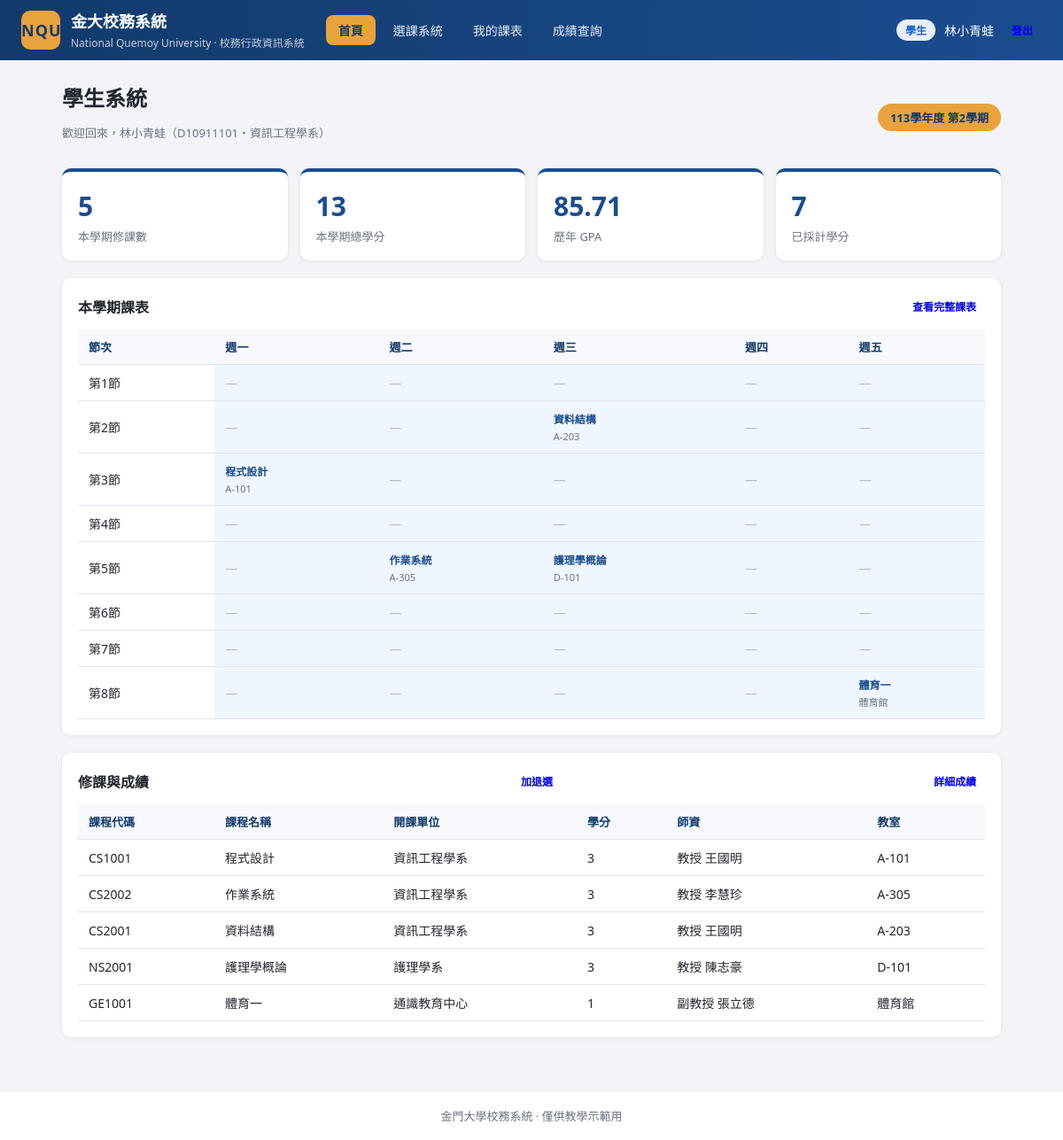
The app's page /student (signed in) with its own data.
### tables this page shows
CREATE TABLE users (
        user_id    TEXT PRIMARY KEY,
        password   TEXT NOT NULL,
        name       TEXT NOT NULL,
        role       TEXT NOT NULL CHECK (role IN ('student','teacher','admin')),
        department TEXT
    );

CREATE TABLE courses (
        course_id  TEXT PRIMARY KEY,
        name       TEXT NOT NULL,
        department TEXT,
        credits    INTEGER DEFAULT 0,
        capacity   INTEGER DEFAULT 60,
        teacher_id TEXT,
        weekday    INTEGER DEFAULT 1,
        period     INTEGER DEFAULT 1,
        location   TEXT,
        UNIQUE (course_id, teacher_id),
        FOREIGN KEY (teacher_id) REFERENCES users(user_id)
    );

CREATE TABLE enrollments (
        id         INTEGER PRIMARY KEY AUTOINCREMENT,
        student_id TEXT,
        course_id  TEXT,
        semester   TEXT,
        grade      REAL,
        UNIQUE (student_id, course_id, semester),
        FOREIGN KEY (student_id) REFERENCES users(user_id),
        FOREIGN KEY (course_id)  REFERENCES courses(course_id)
    );

### app.py (the view)
@app.route("/student")
@role_required("student")
def student_home():
    db = get_db()
    uid = session["user_id"]
    enrolled = db.execute(
        """SELECT c.*, u.name AS teacher_name, e.grade, e.semester FROM enrollments e
           JOIN courses c ON c.course_id = e.course_id
           JOIN users u ON u.user_id = c.teacher_id
           WHERE e.student_id = ? AND e.semester = ?
           ORDER BY c.weekday, c.period""",
        (uid, SEMESTER),
    ).fetchall()
    total_credits = sum(c["credits"] for c in enrolled)
    gpa_report = compute_gpa(db, uid)
    return render_template(
        "student/home.html",
        user=user_of(db, uid),
        enrolled=enrolled,
        total_credits=total_credits,
        gpa_report=gpa_report,
        semester=SEMESTER,
        weekday_names=WEEKDAYS,
    )

### app.py (called while the page is built)
def get_db():
    if "db" not in g:
        g.db = sqlite3.connect(DB_PATH)
        g.db.row_factory = sqlite3.Row
        g.db.execute("PRAGMA foreign_keys = ON")
    return g.db

def role_required(*roles):
    def decorator(f):
        @wraps(f)
        def wrapper(*args, **kwargs):
            if "user_id" not in session:
                flash("請先登入", "warning")
                return redirect(url_for("login"))
            if session.get("role") not in roles:
                flash("沒有權限存取此頁面", "error")
                return redirect(url_for("index"))
            return f(*args, **kwargs)
        return wrapper
    return decorator

def user_of(db, uid):
    return db.execute("SELECT * FROM users WHERE user_id = ?", (uid,)).fetchone()

def compute_gpa(db, uid):
    rows = db.execute(
        """SELECT e.grade, c.credits FROM enrollments e
           JOIN courses c ON c.course_id = e.course_id
           WHERE e.student_id = ? AND e.grade IS NOT NULL""",
        (uid,),
    ).fetchall()
    if not rows:
        return {"gpa": 0.0, "count": 0}
    total = 0
    count = 0
    for r in rows:
        total += r["grade"] * r["credits"]
        count += r["credits"]
    return {"gpa": round(total / count, 2), "count": count}

### templates/student/home.html (shortened to what this page needs)
{% extends "base.html" %}
{% block content %}
<div class="page-head">
  <div>
    <h2>學生系統</h2>
    <p class="muted">歡迎回來，{{ user.name }}（{{ user.user_id }}・{{ user.department }}）</p>
  </div>
  <span class="semester-tag">{{ semester }}</span>
</div>
<div class="cards-grid">
  <div class="stat-card">
    <div class="stat-num">{{ enrolled|length }}</div>
    <div class="stat-label">本學期修課數</div>
  </div>
  <div class="stat-card">
    <div class="stat-num">{{ total_credits }}</div>
    <div class="stat-label">本學期總學分</div>
  </div>
  <div class="stat-card">
    <div class="stat-num">{{ gpa_report.gpa if gpa_report.count else '—' }}</div>
    <div class="stat-label">歷年 GPA</div>
  </div>
  <div class="stat-card">
    <div class="stat-num">{{ gpa_report.count }}</div>
    <div class="stat-label">已採計學分</div>
  </div>
</div>
<div class="card">
  <div class="card-head">
    <h3>本學期課表</h3>
    <a href="{{ url_for('student_schedule') }}" class="btn btn-sm">查看完整課表</a>
  </div>
  <table class="table schedule-mini">
    <thead><tr><th>節次</th>
      {% for i in range(1,6) %}<th>週{{ weekday_names[i] }}</th>{% endfor %}
    </tr></thead>
    <tbody>
    {% for period in range(1, 9) %}
      <tr>
        <td class="period-cell">第{{ period }}節</td>
        {% for day in range(1, 6) %}
          {% set found = [] %}
          {% for c in enrolled %}
            {% if c.weekday == day and c.period == period %}{% set _ = found.append(c) %}{% endif %}
          {% endfor %}
          <td class="sched-cell">
            {% if found %}
              <strong>{{ found[0].name }}</strong><br>
              <small>{{ found[0].location }}</small>
            {% else %}<span class="empty">—</span>{% endif %}
          </td>
        {% endfor %}
      </tr>
    {% endfor %}
    </tbody>
  </table>
</div>
<div class="card">
  <div class="card-head">
    <h3>修課與成績</h3>
    <a href="{{ url_for('student_courses') }}" class="btn btn-sm">加退選</a>
    <a href="{{ url_for('student_grades') }}" class="btn btn-sm">詳細成績</a>
  </div>
  <table class="table">
    <thead><tr><th>課程代碼</th><th>課程名稱</th><th>開課單位</th><th>學分</th><th>師資</th><th>教室</th></tr></thead>
    <tbody>
    {% for c in enrolled %}
      <tr>
        <td>{{ c.course_id }}</td>
        <td>{{ c.name }}</td>
        <td>{{ c.department }}</td>
        <td>{{ c.credits }}</td>
        <td>{{ c.teacher_name }}</td>
        <td>{{ c.location }}</td>
      </tr>
    {% else %}
      <tr><td colspan="6" class="empty">本學期尚未選課</td></tr>
    {% endfor %}
    </tbody>
  </table>
</div>
{% endblock %}

### templates/base.html (shortened to what this page needs)
<!DOCTYPE html>
<html lang="zh-Hant">
<head>
  <link rel="stylesheet" href="{{ url_for('static', filename='css/style.css') }}">
</head>
<body>
{% if session.get('user_id') %}
<header class="topbar">
  <div class="brand">
    <span class="logo">NQU</span>
    <div>
      <h1>金大校務系統</h1>
      <small>National Quemoy University · 校務行政資訊系統</small>
    </div>
  </div>
  <nav class="main-nav">
    {% set role = session.get('role') %}
    {% if role == 'student' %}
      <a href="{{ url_for('student_home') }}" class="{{ 'active' if request.path == '/student' }}">首頁</a>
      <a href="{{ url_for('student_courses') }}" class="{{ 'active' if request.path.startswith('/student/courses') }}">選課系統</a>
      <a href="{{ url_for('student_schedule') }}" class="{{ 'active' if request.path == '/student/schedule' }}">我的課表</a>
      <a href="{{ url_for('student_grades') }}" class="{{ 'active' if request.path == '/student/grades' }}">成績查詢</a>
    {% elif role == 'teacher' %}
      <a href="{{ url_for('teacher_home') }}" class="{{ 'active' if request.path == '/teacher' }}">我的課程</a>
    {% endif %}
  </nav>
  <div class="user-box">
    <span class="role-tag role-{{ role }}">{{ {'student':'學生','teacher':'教師','admin':'行政'}[role] }}</span>
    <span>{{ session.get('name') }}</span>
    <a class="btn btn-sm" href="{{ url_for('logout') }}">登出</a>
  </div>
</header>
{% endif %}
<main class="container">
  {% block content %}{% endblock %}
</main>
<footer class="footer">
  金門大學校務系統 · 僅供教學示範用
</footer>
</body>
</html>

### static/css/style.css (style rules this page uses)
:root { --primary: #1a4d8f; --primary-dark: #123a6b; --accent: #e8a33d; --danger: #d64545; --ok: #2e9e5b; --bg: #f2f4f8; --panel: #ffffff; --text: #22262e; --muted: #6b7280; --border: #e1e5ec; --radius: 10px; --shadow: 0 1px 4px rgba(17, 24, 39, 0.08); }
* { box-sizing: border-box; }
body { margin: 0; font-family: "Segoe UI", "Microsoft JhengHei", "PingFang TC", sans-serif; background: var(--bg); color: var(--text); min-height: 100vh; display: flex; flex-direction: column; }
.topbar { background: linear-gradient(90deg, var(--primary-dark), var(--primary)); color: #fff; display: flex; align-items: center; gap: 24px; padding: 10px 24px; flex-wrap: wrap; }
.topbar .brand { display: flex; align-items: center; gap: 12px; }
.topbar .logo { width: 44px; height: 44px; background: var(--accent); color: var(--primary-dark); font-weight: 800; border-radius: 10px; display: grid; place-items: center; font-size: 18px; letter-spacing: 1px; }
.topbar h1 { font-size: 18px; margin: 0; }
.topbar small { opacity: 0.75; font-size: 12px; }
.main-nav { display: flex; gap: 6px; flex-wrap: wrap; }
.main-nav a { color: #e6edf7; text-decoration: none; padding: 7px 14px; border-radius: 8px; font-size: 14px; }
.main-nav a.active { background: var(--accent); color: var(--primary-dark); font-weight: 600; }
.user-box { margin-left: auto; display: flex; align-items: center; gap: 10px; font-size: 14px; }
.container { width: 100%; max-width: 1100px; margin: 24px auto 40px; padding: 0 20px; flex: 1; }
.footer { text-align: center; padding: 18px; color: var(--muted); font-size: 13px; border-top: 1px solid var(--border); background: #fff; }
.page-head { display: flex; justify-content: space-between; align-items: center; margin-bottom: 18px; flex-wrap: wrap; gap: 10px; }
.page-head h2 { margin: 0 0 4px; }
.muted { color: var(--muted); font-size: 13px; }
.semester-tag { background: var(--accent); color: var(--primary-dark); font-weight: 600; padding: 6px 14px; border-radius: 999px; font-size: 13px; }
.cards-grid { display: grid; grid-template-columns: repeat(auto-fit, minmax(180px, 1fr)); gap: 14px; margin-bottom: 20px; }
.stat-card { background: var(--panel); border-radius: var(--radius); box-shadow: var(--shadow); padding: 18px; border-top: 4px solid var(--primary); }
.stat-card .stat-num { font-size: 30px; font-weight: 800; color: var(--primary); }
.stat-card .stat-label { color: var(--muted); font-size: 13px; margin-top: 4px; }
.card { background: var(--panel); border-radius: var(--radius); box-shadow: var(--shadow); padding: 18px; margin-bottom: 20px; }
.card-head { display: flex; justify-content: space-between; align-items: center; margin-bottom: 12px; flex-wrap: wrap; gap: 8px; }
.card-head h3 { margin: 0; font-size: 16px; }
.table { width: 100%; border-collapse: collapse; font-size: 14px; }
.table th, .table td { padding: 10px 12px; text-align: left; border-bottom: 1px solid var(--border); vertical-align: middle; }
.table thead th { background: #f7f9fc; color: var(--primary-dark); font-size: 13px; white-space: nowrap; }
.empty { color: #b6bcc7; text-align: center; }
.sched-cell { background: #f0f6ff; }
.sched-cell strong { color: var(--primary); font-size: 13px; }
.sched-cell small { color: var(--muted); font-size: 11px; }
.schedule-mini .sched-cell strong { font-size: 12px; }
.btn { display: inline-block; border: none; cursor: pointer; border-radius: 8px; padding: 8px 14px; font-size: 13px; font-weight: 600; text-decoration: none; transition: filter 0.15s; }
.btn-sm { padding: 5px 10px; font-size: 12px; }
.role-tag { padding: 3px 10px; border-radius: 999px; font-size: 12px; font-weight: 600; }
.role-student { background: #e8f0fe; color: #1a5fc9; }

### records on screen
users: get "林小青蛙", name "林小青蛙", user_id "D10911101", department "資訊工程學系"
courses: name "資料結構", location "A-203"
courses: name "程式設計", location "A-101"
courses: name "作業系統", location "A-305"
courses: name "護理學概論", location "D-101"
courses: name "體育一", location "體育館"
enrollments: course_id "CS1001", name "程式設計", department "資訊工程學系", credits "3", teacher_name "教授 王國明", location "A-101"
enrollments: course_id "CS2002", name "作業系統", department "資訊工程學系", credits "3", teacher_name "教授 李慧珍", location "A-305"
enrollments: course_id "CS2001", name "資料結構", department "資訊工程學系", credits "3", teacher_name "教授 王國明", location "A-203"
enrollments: course_id "NS2001", name "護理學概論", department "護理學系", credits "3", teacher_name "教授 陳志豪", location "D-101"
enrollments: course_id "GE1001", name "體育一", department "通識教育中心", credits "1", teacher_name "副教授 張立德", location "體育館"

### other values on screen
{{ {'student':'學生','teacher':'教師','admin':'行政'}[role] }} "學生"
{{ semester }} "113學年度 第2學期"
{{ enrolled|length }} "5"
{{ total_credits }} "13"
{{ gpa_report.gpa if gpa_report.count else '—' }} "85.71"
{{ gpa_report.count }} "7"
{{ weekday_names[i] }} "一" "二" "三" "四" "五"
{{ period }} "1" "2" "3" "4" "5" "6" "7" "8"
